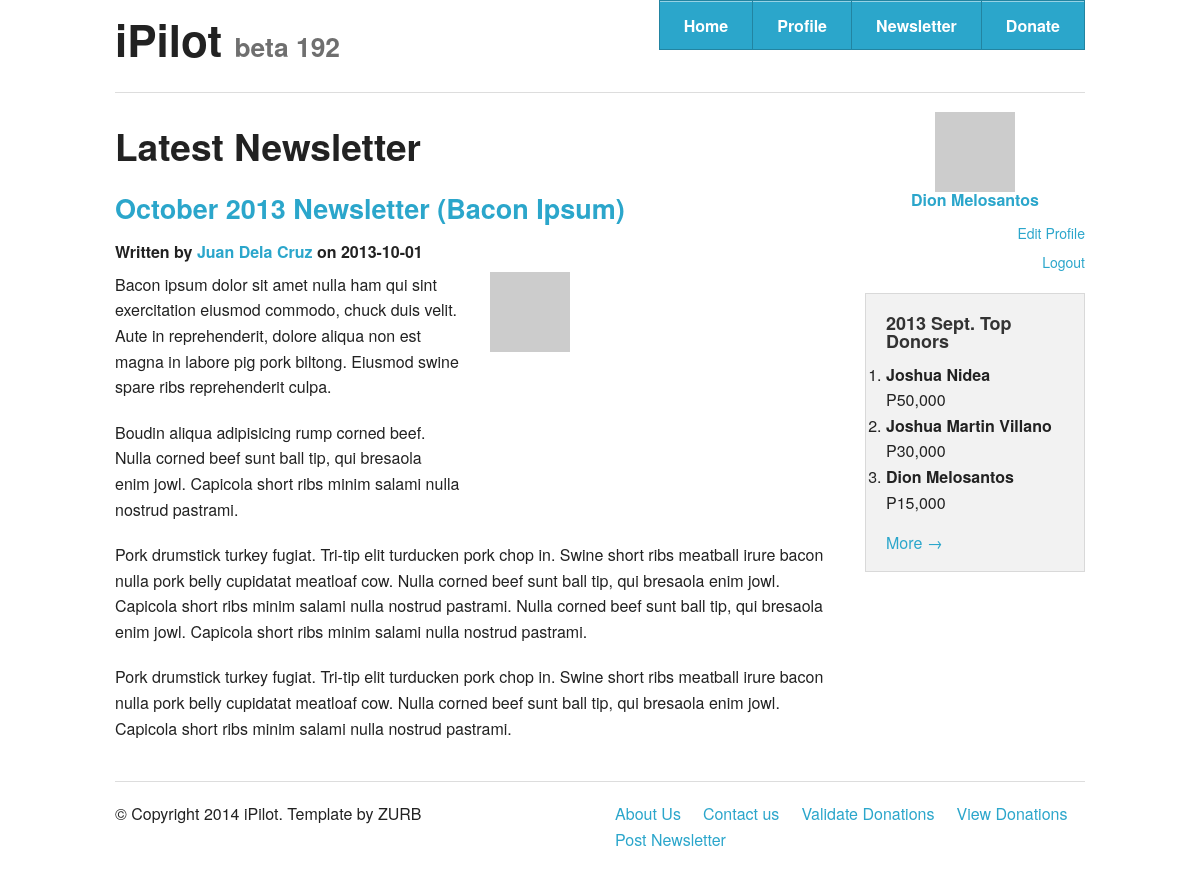
/index.php (signed in), run on the app's committed database.
### tables this page shows
CREATE TABLE IF NOT EXISTS `entries` (
  `id` int(11) NOT NULL AUTO_INCREMENT,
  `date` date NOT NULL DEFAULT '0000-00-00',
  `title` text NOT NULL,
  `contents` text NOT NULL,
  `author` text NOT NULL,
  PRIMARY KEY (`id`)
);

### index.php (the view, shortened to what this page needs)
<!DOCTYPE html>
 <html class="no-js" lang="en">
<head>
  <link rel="stylesheet" href="css/normalize.css" />
  <link rel="stylesheet" href="css/foundation.css" />
</head>
<body>
  <?php
	include 'globals.php';
  ?>
  <div class="row">
    <div class="large-9 columns" role="content">
	  <h2>Latest Newsletter</h2>
      <?php
		$con = mysqli_connect("localhost","root", "","ipilot");
		$result = mysqli_query($con, "SELECT * FROM entries ORDER BY date DESC LIMIT 1");
		while ($row = mysqli_fetch_array($result)) {
			echo "<article>\n";
			echo "<h3><a href=\"#\">" . $row['title'] . "</a></h3>\n";
			echo "<h6>Written by <a href=\"#\">" . $row['author'] . "</a> on " . $row['date'] . "</h6>\n";
			echo $row['contents'] . "\n";
			echo "</article>\n";
		}
	  ?>
    </div>
    <aside class="large-3 columns">
      <div class="panel">
        <h5>2013 Sept. Top Donors</h5>
        <ol>
		  <li><b>Joshua Nidea</b><br>P50,000</li>
		  <li><b>Joshua Martin Villano</b><br>P30,000</li>
		  <li><b>Dion Melosantos</b><br>P15,000</li>
		</ol>
        <a href="#">More &rarr;</a>
      </div>
    </aside>
  </div>
</body>

### data on the page
entries: title "October 2013 Newsletter (Bacon Ipsum)", author "Juan Dela Cruz", date "2013-10-01", contents "Bacon ipsum dolor sit amet nulla ham qui sint exercitation eiusmod commodo, chuck duis velit. Aute in reprehenderit, dolore aliqua non est magna in labore pig pork biltong. Eiusmod swine spare ribs reprehenderit culpa. Boudin aliqua adipisicing rump corned beef. Nulla corned beef sunt ball tip, qui bresaola enim jowl. Capicola short ribs minim salami nulla nostrud pastrami. Pork drumstick turkey fugiat. Tri-tip elit turducken pork chop in. Swine short ribs meatball irure bacon nulla pork belly cupidatat meatloaf cow. Nulla corned beef sunt ball tip, qui bresaola enim jowl. Capicola short ribs minim salami nulla nostrud pastrami. Nulla corned beef sunt ball tip, qui bresaola enim jowl.…"

### other printed values
$fullname "Dion Melosantos"
